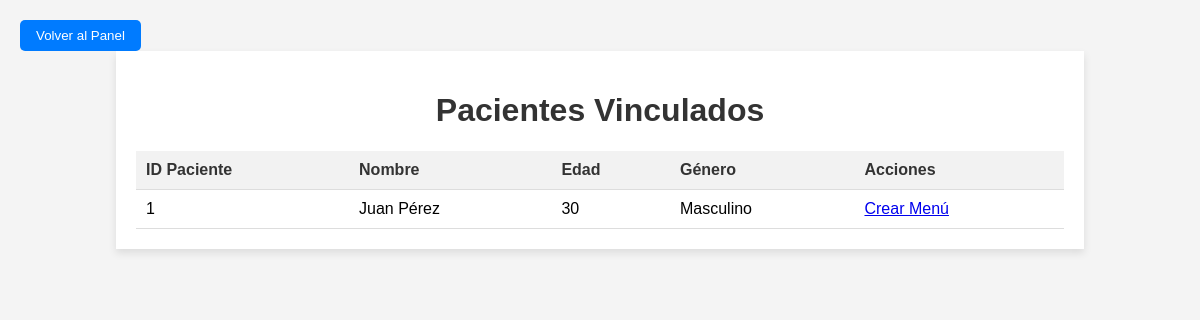
Page /0-Medicos/paciente.php (signed in) on the committed database.
### tables this page shows
CREATE TABLE `pacientes` (
  `paciente_id` int(11) NOT NULL,
  `usuario_id` int(11) DEFAULT NULL,
  `nombre` varchar(100) NOT NULL,
  `edad` int(11) DEFAULT NULL,
  `genero` enum('Masculino','Femenino','Otro') DEFAULT NULL,
  `altura` float DEFAULT NULL,
  `peso` float DEFAULT NULL,
  `nivel_erc` varchar(100) DEFAULT NULL,
  `comida_favorita` text DEFAULT NULL,
  `disgustos` text DEFAULT NULL,
  `fecha_registro` timestamp NOT NULL DEFAULT current_timestamp(),
  `numero_control` int(11) NOT NULL
);

### 0-Medicos/paciente.php (the view, shortened to what this page needs)
<?php
include '../0-php/conexion.php';
$medico_id = $_SESSION['ID'];
$stmt = $con->prepare("SELECT p.paciente_id, p.nombre, p.edad, p.genero FROM pacientes p
                        JOIN `Medico-Paciente` mp ON p.paciente_id = mp.paciente_id
                        WHERE mp.medico_id = ?");
$stmt->bind_param("i", $medico_id);
$stmt->execute();
$result = $stmt->get_result();
$linked_patients = [];
while ($row = $result->fetch_assoc()) {
    $linked_patients[] = $row;
}
?>
<!DOCTYPE html>
<html lang="es">
<head>
    <link rel="stylesheet" href="../CSS/verpacientes.css">
</head>
<body>
<div class="back-button-container">
    <button onclick="window.location.href='panelMedico.php'" class="back-button">Volver al Panel</button>
</div>
    <div class="container">
        <h1>Pacientes Vinculados</h1>
        <table class="patient-table">
            <thead>
                <tr>
                    <th>ID Paciente</th>
                    <th>Nombre</th>
                    <th>Edad</th>
                    <th>Género</th>
                    <th>Acciones</th>
                </tr>
            </thead>
            <tbody>
                <?php if (count($linked_patients) > 0): ?>
                    <?php foreach ($linked_patients as $patient): ?>
                        <tr>
                            <td><?= htmlspecialchars($patient['paciente_id']); ?></td>
                            <td><?= htmlspecialchars($patient['nombre']); ?></td>
                            <td><?= htmlspecialchars($patient['edad']); ?></td>
                            <td><?= htmlspecialchars($patient['genero']); ?></td>
                            <td>
                                <a href="crearmenu.php?paciente_id=<?= htmlspecialchars($patient['paciente_id']); ?>" class="button">Crear Menú</a>
                            </td>
                        </tr>
                    <?php endforeach; ?>
                <?php else: ?>
                    <tr>
                        <td colspan="5">No hay pacientes vinculados.</td>
                    </tr>
                <?php endif; ?>
            </tbody>
        </table>
    </div>
</body>
</html>

### CSS/verpacientes.css (style rules this page uses)
body { font-family: Arial, sans-serif; background-color: #f4f4f4; margin: 0; padding: 20px; }
.container { width: 80%; margin: 0 auto; background-color: white; padding: 20px; box-shadow: 0 4px 8px rgba(0, 0, 0, 0.1); }
h1 { text-align: center; color: #333; }
.patient-table { width: 100%; border-collapse: collapse; margin-top: 20px; }
.patient-table th, .patient-table td { padding: 10px; text-align: left; border-bottom: 1px solid #ddd; }
.patient-table th { background-color: #f2f2f2; color: #333; }
button { padding: 8px 16px; background-color: #007bff; color: white; border: none; cursor: pointer; border-radius: 5px; }

### rows in the picture
pacientes: paciente_id "1", nombre "Juan Pérez", edad "30", genero "Masculino"
